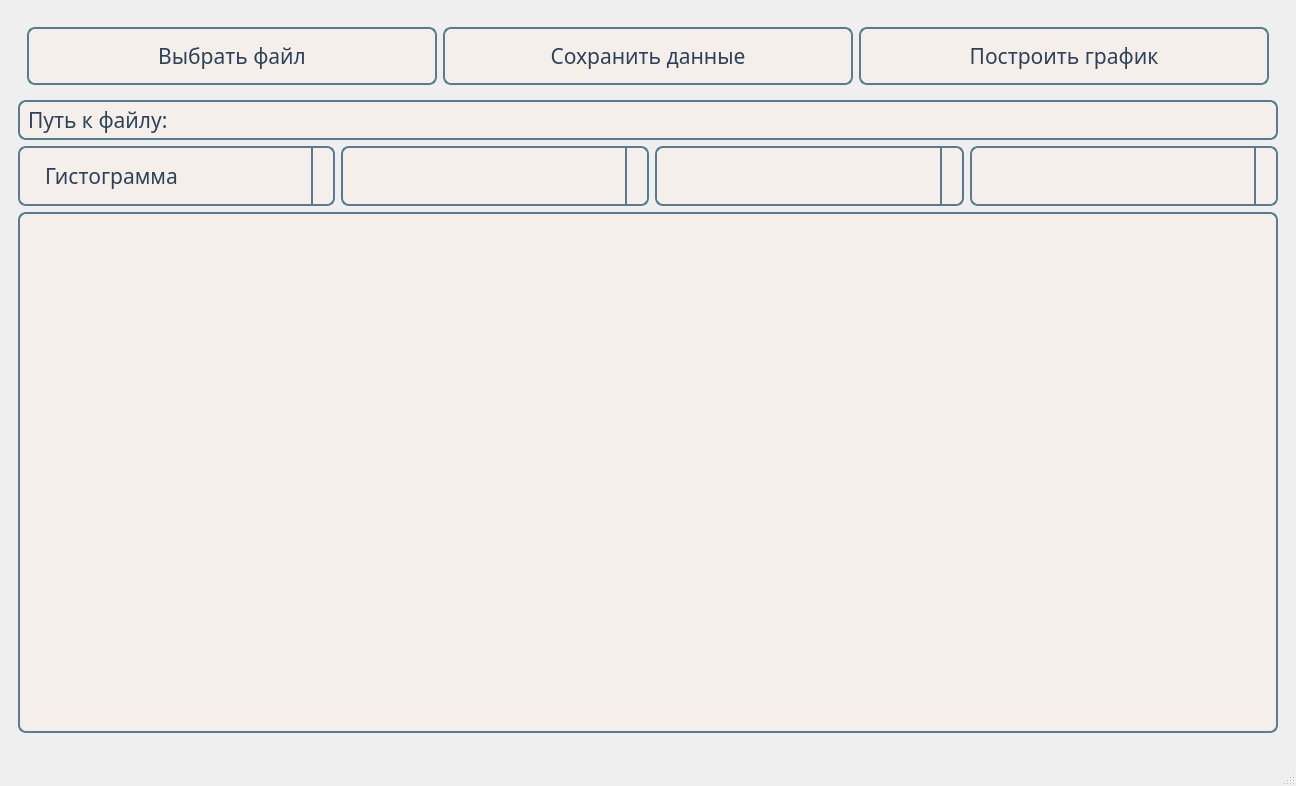
<?xml version="1.0" encoding="UTF-8"?>
<ui version="4.0">
 <class>MainWindow</class>
 <widget class="QMainWindow" name="MainWindow">
  <property name="geometry">
   <rect>
    <x>0</x>
    <y>0</y>
    <width>1296</width>
    <height>786</height>
   </rect>
  </property>
  <property name="font">
   <font>
    <family>Secession Text</family>
    <pointsize>16</pointsize>
    <weight>50</weight>
    <italic>false</italic>
    <bold>false</bold>
   </font>
  </property>
  <property name="windowTitle">
   <string>CheCloud</string>
  </property>
  <property name="windowIcon">
   <iconset resource="../static/resources/resources.qrc">
    <normaloff>:/icons/main_icon.ico</normaloff>:/icons/main_icon.ico</iconset>
  </property>
  <property name="statusTip">
   <string/>
  </property>
  <property name="autoFillBackground">
   <bool>false</bool>
  </property>
  <property name="styleSheet">
   <string notr="true">background-color: qlineargradient(
	spread:pad,
	x1:0,
	y1:0,
	x2:1,
	y2:1,
	stop:0 #c8d9e6,
	stop:1 #567c8d
);

font: 16pt &quot;Secession Text&quot;;</string>
  </property>
  <property name="iconSize">
   <size>
    <width>24</width>
    <height>24</height>
   </size>
  </property>
  <widget class="QWidget" name="centralwidget">
   <property name="enabled">
    <bool>true</bool>
   </property>
   <layout class="QGridLayout" name="gridLayout_2">
    <item row="0" column="0">
     <widget class="QFrame" name="main_layout">
      <property name="styleSheet">
       <string notr="true"/>
      </property>
      <layout class="QGridLayout" name="gridLayout">
       <item row="2" column="1">
        <widget class="QComboBox" name="comboBox_4">
         <property name="styleSheet">
          <string notr="true">QComboBox {
  background-color: #f5efeb;
  color: #2f4156;
  border: 2px solid #567c8d;
  border-radius: 8px;
  padding: 12px 25px;
  min-height: 20px; /* Увеличиваем высоту для лучшего отображения */
}

QComboBox:hover {
  background-color: #e0d6cd;
}

QComboBox:pressed {
  background-color: #c8d9e6;
  padding-top: 12px;
  padding-bottom: 10px;
}

/* Стиль для раскрывающегося списка */
QComboBox::drop-down {
  subcontrol-origin: padding;
  subcontrol-position: top right;
  width: 20px;
  border-left: 2px solid #567c8d; /* Сохраняем общий стиль границы */
  border-top-right-radius: 8px;
  border-bottom-right-radius: 8px;
  background-color: #f5efeb;
}

QComboBox::down-arrow {
  image: url(:/icons/arrow_down_24dp.svg); /* Замените на путь к вашей стрелке вниз */
}


/* Дополнительный стиль для лучшей читаемости */
QComboBox QAbstractItemView {
    border: 2px solid #567c8d;
    border-radius: 8px;
    background-color: #f5efeb;
    selection-background-color: #c8d9e6;
}</string>
         </property>
        </widget>
       </item>
       <item row="2" column="2">
        <widget class="QComboBox" name="comboBox_2">
         <property name="styleSheet">
          <string notr="true">QComboBox {
  background-color: #f5efeb;
  color: #2f4156;
  border: 2px solid #567c8d;
  border-radius: 8px;
  padding: 12px 25px;
  min-height: 20px; /* Увеличиваем высоту для лучшего отображения */
}

QComboBox:hover {
  background-color: #e0d6cd;
}

QComboBox:pressed {
  background-color: #c8d9e6;
  padding-top: 12px;
  padding-bottom: 10px;
}

/* Стиль для раскрывающегося списка */
QComboBox::drop-down {
  subcontrol-origin: padding;
  subcontrol-position: top right;
  width: 20px;
  border-left: 2px solid #567c8d; /* Сохраняем общий стиль границы */
  border-top-right-radius: 8px;
  border-bottom-right-radius: 8px;
  background-color: #f5efeb;
}

QComboBox::down-arrow {
  image: url(:/icons/arrow_down_24dp.svg); /* Замените на путь к вашей стрелке вниз */
}


/* Дополнительный стиль для лучшей читаемости */
QComboBox QAbstractItemView {
    border: 2px solid #567c8d;
    border-radius: 8px;
    background-color: #f5efeb;
    selection-background-color: #c8d9e6;
}</string>
         </property>
        </widget>
       </item>
       <item row="0" column="0" colspan="4">
        <widget class="QFrame" name="main_buttons_panel">
         <property name="enabled">
          <bool>true</bool>
         </property>
         <property name="styleSheet">
          <string notr="true">background-color: rgbargba(200, 217, 230, 0);</string>
         </property>
         <layout class="QGridLayout" name="gridLayout_3">
          <item row="0" column="0">
           <widget class="QPushButton" name="choice_button">
            <property name="styleSheet">
             <string notr="true">QPushButton {
  background-color: #f5efeb;
  color: #2f4156;
  border: 2px solid #567c8d;
  border-radius: 8px;
  padding: 12px 25px;
}
QPushButton:hover {
  background-color: #e0d6cd;
}
QPushButton:pressed {
  background-color: #c8d9e6;
  padding-top: 12px; /* Поднимаем padding для имитации вдавливания */
  padding-bottom: 10px;
}
</string>
            </property>
            <property name="text">
             <string>Выбрать файл</string>
            </property>
            <property name="icon">
             <iconset resource="../static/resources/resources.qrc">
              <normaloff>:/icons/file_draft_24dp.svg</normaloff>:/icons/file_draft_24dp.svg</iconset>
            </property>
            <property name="iconSize">
             <size>
              <width>24</width>
              <height>24</height>
             </size>
            </property>
           </widget>
          </item>
          <item row="0" column="1">
           <widget class="QPushButton" name="save_button">
            <property name="styleSheet">
             <string notr="true">QPushButton {
  background-color: #f5efeb;
  color: #2f4156;
  border: 2px solid #567c8d;
  border-radius: 8px;
  padding: 12px 25px;
}
QPushButton:hover {
  background-color: #e0d6cd;
}
QPushButton:pressed {
  background-color: #c8d9e6;
  padding-top: 12px;
  padding-bottom: 10px;
}
</string>
            </property>
            <property name="text">
             <string>Сохранить данные</string>
            </property>
            <property name="icon">
             <iconset resource="../static/resources/resources.qrc">
              <normaloff>:/icons/save_24dp.svg</normaloff>:/icons/save_24dp.svg</iconset>
            </property>
            <property name="iconSize">
             <size>
              <width>24</width>
              <height>24</height>
             </size>
            </property>
           </widget>
          </item>
          <item row="0" column="2">
           <widget class="QPushButton" name="build_graph_button">
            <property name="styleSheet">
             <string notr="true">QPushButton {
  background-color: #f5efeb;
  color: #2f4156;
  border: 2px solid #567c8d;
  border-radius: 8px;
  padding: 12px 25px;
}
QPushButton:hover {
  background-color: #e0d6cd;
}
QPushButton:pressed {
  background-color: #c8d9e6;
  padding-top: 12px;
  padding-bottom: 10px;
}
</string>
            </property>
            <property name="text">
             <string>Построить график</string>
            </property>
            <property name="icon">
             <iconset resource="../static/resources/resources.qrc">
              <normaloff>:/icons/graph_24dp.svg</normaloff>:/icons/graph_24dp.svg</iconset>
            </property>
            <property name="iconSize">
             <size>
              <width>24</width>
              <height>24</height>
             </size>
            </property>
           </widget>
          </item>
         </layout>
         <zorder>save_button</zorder>
         <zorder>build_graph_button</zorder>
         <zorder>choice_button</zorder>
        </widget>
       </item>
       <item row="3" column="0" colspan="4">
        <widget class="QTableView" name="data_table">
         <property name="minimumSize">
          <size>
           <width>0</width>
           <height>0</height>
          </size>
         </property>
         <property name="styleSheet">
          <string notr="true">QTableView {
	background-color: #f5efeb;
	gridline-color: #d0d0d0;
	border: 2px solid #567c8d;
  	border-radius: 8px;
}
QHeaderView::section { /* Заголовки столбцов */
  background-color: #e0d6cd; /* Светло-бежевый фон заголовков */
  color: #2f4156; /* Темно-синий текст заголовков */
  border: 1px solid #d0d0d0; /* Бордюр заголовков */
  padding: 5px;
}
QTableView QAbstractItemView::item {
    border: 0.5px solid #e0d6cd; /* Тонкая граница для ячеек */
}

QTableView::item:selected{
    background-color: #c8d9e6;
}

QTableView::item:hover{
    background-color: #e0d6cd;
}
</string>
         </property>
        </widget>
       </item>
       <item row="2" column="0">
        <widget class="QComboBox" name="comboBox">
         <property name="styleSheet">
          <string notr="true">QComboBox {
  background-color: #f5efeb;
  color: #2f4156;
  border: 2px solid #567c8d;
  border-radius: 8px;
  padding: 12px 25px;
  min-height: 20px; /* Увеличиваем высоту для лучшего отображения */
}

QComboBox:hover {
  background-color: #e0d6cd;
}

QComboBox:pressed {
  background-color: #c8d9e6;
  padding-top: 12px;
  padding-bottom: 10px;
}

/* Стиль для раскрывающегося списка */
QComboBox::drop-down {
  subcontrol-origin: padding;
  subcontrol-position: top right;
  width: 20px;
  border-left: 2px solid #567c8d; /* Сохраняем общий стиль границы */
  border-top-right-radius: 8px;
  border-bottom-right-radius: 8px;
  background-color: #f5efeb;
}

QComboBox::down-arrow {
  image: url(:/icons/arrow_down_24dp.svg); /* Замените на путь к вашей стрелке вниз */
}


/* Дополнительный стиль для лучшей читаемости */
QComboBox QAbstractItemView {
    border: 2px solid #567c8d;
    border-radius: 8px;
    background-color: #f5efeb;
    selection-background-color: #c8d9e6;
}</string>
         </property>
         <property name="iconSize">
          <size>
           <width>24</width>
           <height>24</height>
          </size>
         </property>
         <item>
          <property name="text">
           <string>Гистограмма</string>
          </property>
         </item>
         <item>
          <property name="text">
           <string>Диаграмма рассеяния</string>
          </property>
         </item>
         <item>
          <property name="text">
           <string>Линейный график</string>
          </property>
         </item>
         <item>
          <property name="text">
           <string>Столбчатая диаграмма</string>
          </property>
         </item>
         <item>
          <property name="text">
           <string>Круговая диаграмма</string>
          </property>
         </item>
        </widget>
       </item>
       <item row="2" column="3">
        <widget class="QComboBox" name="comboBox_3">
         <property name="styleSheet">
          <string notr="true">QComboBox {
  background-color: #f5efeb;
  color: #2f4156;
  border: 2px solid #567c8d;
  border-radius: 8px;
  padding: 12px 25px;
  min-height: 20px; /* Увеличиваем высоту для лучшего отображения */
}

QComboBox:hover {
  background-color: #e0d6cd;
}

QComboBox:pressed {
  background-color: #c8d9e6;
  padding-top: 12px;
  padding-bottom: 10px;
}

/* Стиль для раскрывающегося списка */
QComboBox::drop-down {
  subcontrol-origin: padding;
  subcontrol-position: top right;
  width: 20px;
  border-left: 2px solid #567c8d; /* Сохраняем общий стиль границы */
  border-top-right-radius: 8px;
  border-bottom-right-radius: 8px;
  background-color: #f5efeb;
}

QComboBox::down-arrow {
  image: url(:/icons/arrow_down_24dp.svg); /* Замените на путь к вашей стрелке вниз */
}


/* Дополнительный стиль для лучшей читаемости */
QComboBox QAbstractItemView {
    border: 2px solid #567c8d;
    border-radius: 8px;
    background-color: #f5efeb;
    selection-background-color: #c8d9e6;
}</string>
         </property>
        </widget>
       </item>
       <item row="1" column="0" colspan="4">
        <widget class="QLabel" name="file_path_label">
         <property name="minimumSize">
          <size>
           <width>0</width>
           <height>0</height>
          </size>
         </property>
         <property name="mouseTracking">
          <bool>false</bool>
         </property>
         <property name="autoFillBackground">
          <bool>false</bool>
         </property>
         <property name="styleSheet">
          <string notr="true">QLabel {
	color: #2f4156;
	background-color: #f5efeb;
	font: 14pt &quot;Secession Light&quot;;
  	border: 2px solid #567c8d;
  	border-radius: 8px;
	padding: 3px;
}</string>
         </property>
         <property name="text">
          <string>Путь к файлу: </string>
         </property>
         <property name="textFormat">
          <enum>Qt::AutoText</enum>
         </property>
         <property name="scaledContents">
          <bool>false</bool>
         </property>
         <property name="wordWrap">
          <bool>false</bool>
         </property>
         <property name="openExternalLinks">
          <bool>false</bool>
         </property>
        </widget>
       </item>
      </layout>
     </widget>
    </item>
   </layout>
  </widget>
  <widget class="QStatusBar" name="statusbar"/>
 </widget>
 <resources>
  <include location="../static/resources/resources.qrc"/>
 </resources>
 <connections/>
</ui>
